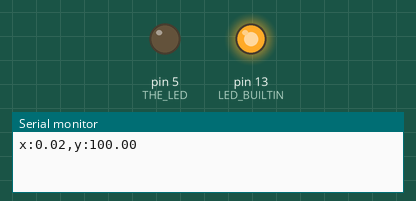
A sketch run on a simulated Arduino Uno, built with avr-gcc and run on an emulated ATmega328P. Shown: output pins drawn as LEDs (lit = HIGH), the last lines printed to the serial monitor.

Above: at 0.4 s.
At 37.86 s:
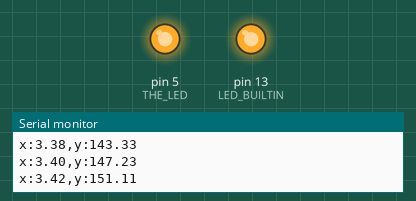
Timing chart, 0 to 45.2 s (numbered marks = the images above):
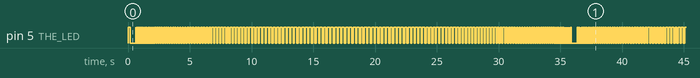

The sketch:

AbsoluteSineBlink.ino
```cpp
/*
 * Giuseppe Roberti
 */

#include "Arduino.h"
// #include "WiFiClient.h"
// #include "ESP8266WiFi.h"

// WiFiClient c;
float x = 0, y = 0;

#define ON LOW
#define OFF HIGH
#define THE_LED 5
#define TAU (2*PI)
#define VELOCITY 0.02
#define MULTIPLIER 100
#define DELTA 100

void blink(int, int, int);

void setup()
{
  // initialize output LEDs.
  pinMode(LED_BUILTIN, OUTPUT);
  pinMode(THE_LED, OUTPUT);
  digitalWrite(LED_BUILTIN, OFF);
  digitalWrite(THE_LED, OFF);

  // initialize Serial
  Serial.begin(9600);

  // turn on builtin led for 100ms to signal setup is done
  blink(LED_BUILTIN, 100, 100);
}

void blink(int led, int ms, int ms_after) {
  digitalWrite(led, ON);
  delay(ms);
  digitalWrite(led, OFF);
  delay(ms_after);
}

void loop()
{
  y = DELTA + abs(sin(x) * (DELTA+MULTIPLIER));
  blink(THE_LED, DELTA, y - DELTA);

  x = x + VELOCITY;
  if (x >= TAU) x = 0;

  Serial.print("x:");
  Serial.print(x);
  Serial.print(",y:");
  Serial.print(y);
  Serial.println();
}
```

Measured:
- by itself, pin 5 (THE_LED): moves between LOW and HIGH, repeating every 34.6 s
